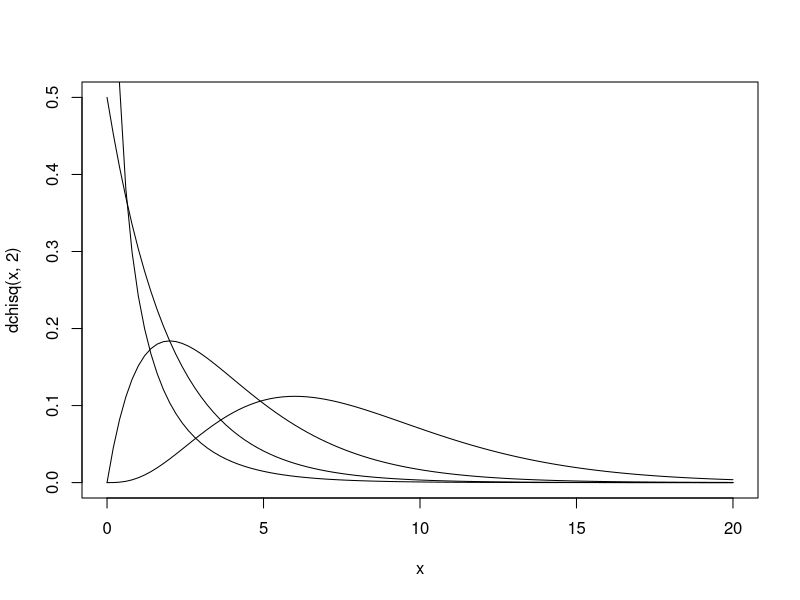
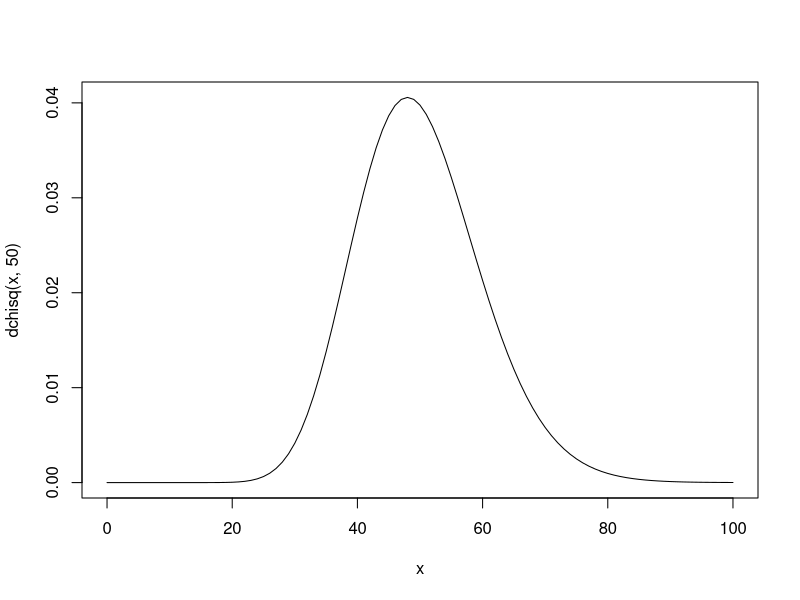
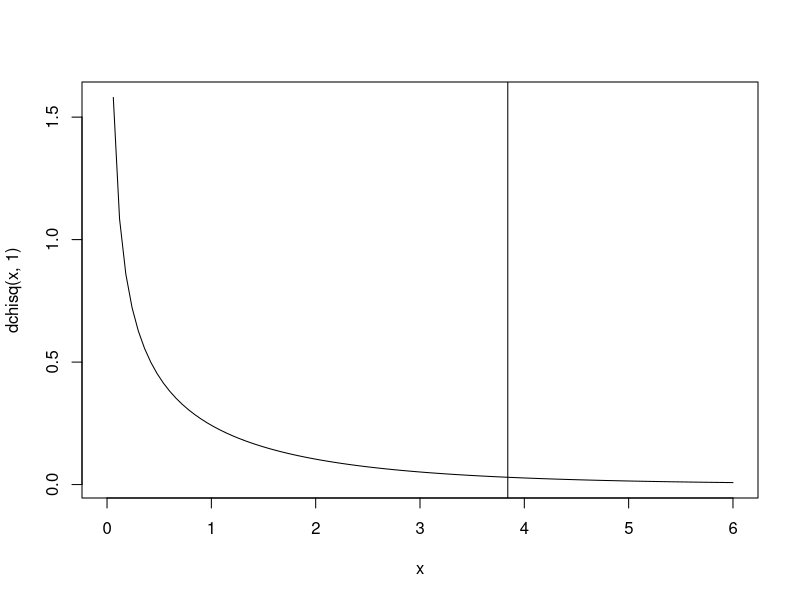

Write R code to recreate these figures, in order.

#クロス集計表
数学 = c("嫌い", "嫌い", "好き", "好き", "嫌い", "嫌い", "嫌い", "嫌い", "嫌い",
       "好き", "好き", "嫌い", "好き", "嫌い", "嫌い", "好き", "嫌い", "嫌い",
       "嫌い", "嫌い")
数学

統計 = c("好き", "好き", "好き", "好き", "嫌い", "嫌い", "嫌い", "嫌い", "嫌い",
       "嫌い", "好き", "好き", "好き", "嫌い", "好き","嫌い", "嫌い", "嫌い",
       "嫌い", "嫌い")
統計

table(数学, 統計)

#帰無仮説H0：2つの変数は独立である（数学の好き・嫌いと、統計の好き・嫌いに連関はない）
#対立仮説H1：2つの変数には連関がある（数学の好き・嫌いと、統計の好き・嫌いは独立ではない）

#χ^2分布
curve(dchisq(x, 2), 0, 20)
curve(dchisq(x, 1), 0, 20, add=TRUE)
curve(dchisq(x, 4), 0, 20, add=TRUE)
curve(dchisq(x, 8), 0, 20, add=TRUE)

#df→∞で正規分布に近づく
curve(dchisq(x, 50), 0, 100)

期待度数イチイチ = 12 * 14 / 20
期待度数イチニ = 8 * 14 / 20
期待度数ニイチ = 12 * 6 / 20
期待度数ニニ = 8 * 6 / 20
期待度数 = c(期待度数イチイチ, 期待度数イチニ, 期待度数ニイチ, 期待度数ニニ)
期待度数

観測度数 = c(10, 4, 2, 4)
観測度数

カイ二乗要素 = (観測度数-期待度数)**2/期待度数
カイ二乗要素

カイ二乗 = sum(カイ二乗要素)
カイ二乗

#自由度1のχ^2分布で下側確率0.95となるχ^2の値を求める
qchisq(0.95, 1)
qchisq(0.05, 1, lower.tail=FALSE)

#χ^2検定の棄却域
curve(dchisq(x, 1), 0, 6)
abline(v=qchisq(0.05, 1, lower.tail=FALSE))

#カイ二乗=2.539683は棄却域に入らないので、帰無仮説は棄却されない
#数学の好き・嫌いと、統計の好き・嫌いに有意な連関があるとは言えない

#p値 自由度1のχ^2分布の上側確率Prob(χ^2 > 2.539683)
pchisq(2.539683, 1, lower.tail=FALSE)

#p値が有意水準(0.05)より大きいため、帰無仮説は棄却されない

#関数
クロス集計表 = table(数学, 統計)
クロス集計表
chisq.test(クロス集計表, correct=FALSE)
